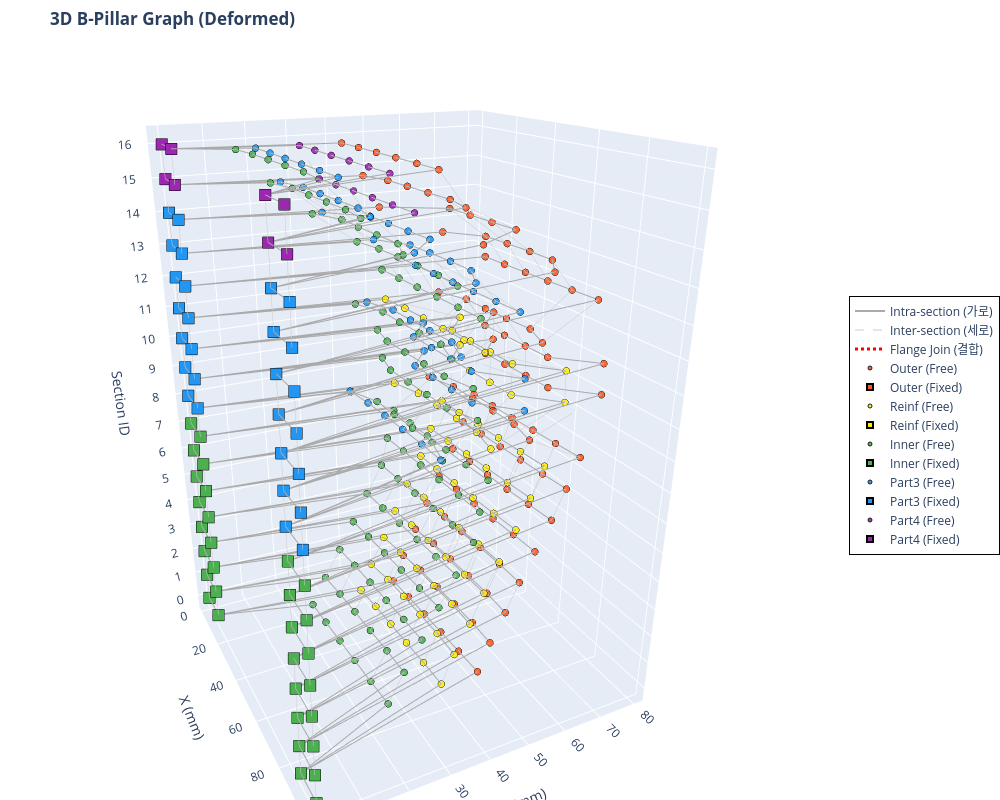

The cell this chart's notebook holds for it:
### Code cell
import plotly.graph_objects as go
import numpy as np

def visualize_bpillar_plotly_deformed(x_tensor, deformed_x_tensor, edge_index_tensor, edge_attr_tensor, num_sections):
    # 텐서를 Numpy 배열로 변환
    x_np = x_tensor.cpu().numpy()
    deformed_x_np = deformed_x_tensor.cpu().numpy()
    ei_np = edge_index_tensor.cpu().numpy()
    ea_np = edge_attr_tensor.cpu().numpy()

    # 파트별 색상 맵 (Plotly용 Hex 컬러)
    color_map = {0: '#FF5722', 1: '#FFEE00', 2: '#4CAF50', 3: '#2196F3', 4: '#9C27B0'}
    part_names = {0: 'Outer', 1: 'Reinf', 2: 'Inner', 3: 'Part3', 4: 'Part4'}

    fig = go.Figure()

    # ---------------------------------------------------------
    # 1. 엣지(Edge) 그리기 (None-interleaving 기법 적용)
    # ---------------------------------------------------------
    def add_edges(edge_type_val, color, width, dash_style, name):
        mask = (ea_np[:, 3] == edge_type_val)
        edges = ei_np[:, mask]
        
        # 선을 한 번에 그리기 위해 [x1, x2, None, x3, x4, None...] 형태로 리스트 구성
        x_lines, y_lines, z_lines = [], [], []
        for i in range(edges.shape[1]):
            u, v = edges[0, i], edges[1, i]
            x_lines.extend([deformed_x_np[u, 0], deformed_x_np[v, 0], None])
            y_lines.extend([deformed_x_np[u, 1], deformed_x_np[v, 1], None])
            z_lines.extend([x_np[u, 5], x_np[v, 5], None])
            
        if x_lines:  # 엣지가 존재할 경우만 trace 추가
            fig.add_trace(go.Scatter3d(
                x=x_lines, y=y_lines, z=z_lines,
                mode='lines',
                line=dict(color=color, width=width, dash=dash_style),
                hoverinfo='none',  # 엣지에는 마우스 오버 끄기 (노드에만 집중)
                name=name,
                showlegend=True
            ))

    # 엣지 타입별 추가
    add_edges(edge_type_val=0.0, color='#AAAAAA', width=2, dash_style='solid', name='Intra-section (가로)')
    add_edges(edge_type_val=1.0, color='#CCCCCC', width=1, dash_style='dash',  name='Inter-section (세로)')
    add_edges(edge_type_val=2.0, color='#FF0000', width=3, dash_style='dot',   name='Flange Join (결합)')

    # ---------------------------------------------------------
    # 2. 노드(Node) 그리기 (Part 및 Fixed/Free 상태별 분리)
    # ---------------------------------------------------------
    for part_id, color in color_map.items():
        is_fixed = (x_np[:, 2] > 0) | (x_np[:, 3] > 0)
        
        mask_free = (x_np[:, 4] == part_id) & ~is_fixed
        mask_fixed = (x_np[:, 4] == part_id) & is_fixed
        
        p_name = part_names.get(part_id, f'Part {part_id}')
        
        # Free 노드 (원형)
        if mask_free.any():
            fig.add_trace(go.Scatter3d(
                x=deformed_x_np[mask_free, 0], y=deformed_x_np[mask_free, 1], z=x_np[mask_free, 5],
                mode='markers',
                name=f'{p_name} (Free)',
                marker=dict(size=4, color=color, symbol='circle',
                            line=dict(color='black', width=1), opacity=0.9),
                hovertemplate=f'<b>{p_name}</b><br>X: %{{x:.2f}}<br>Y: %{{y:.2f}}<br>Section(Z): %{{z}}<extra></extra>'
            ))
            
        # Fixed 노드 (크고 네모난 마커)
        if mask_fixed.any():
            fig.add_trace(go.Scatter3d(
                x=deformed_x_np[mask_fixed, 0], y=deformed_x_np[mask_fixed, 1], z=x_np[mask_fixed, 5],
                mode='markers',
                name=f'{p_name} (Fixed)',
                marker=dict(size=6, color=color, symbol='square',
                            line=dict(color='black', width=2), opacity=1.0),
                hovertemplate=f'<b>{p_name} [FIXED]</b><br>X: %{{x:.2f}}<br>Y: %{{y:.2f}}<br>Section(Z): %{{z}}<extra></extra>'
            ))

    # ---------------------------------------------------------
    # 3. 레이아웃(Layout) 및 카메라 설정
    # ---------------------------------------------------------
    fig.update_layout(
        title="<b>3D B-Pillar Graph (Deformed)</b>",
        scene=dict(
            xaxis_title='X (mm)',
            yaxis_title='Y (mm)',
            zaxis_title='Section ID',
            zaxis=dict(tickmode='linear', tick0=0, dtick=1), # Z축 눈금을 1단위로 표시
            aspectmode='manual',
            aspectratio=dict(x=1, y=1, z=1.5),  # Z축(높이) 비율을 약간 길게 설정
            camera=dict(eye=dict(x=2.0, y=-1.0, z=1.0)) # 초기 카메라 앵글
        ),
        width=1000,
        height=800,
        legend=dict(
            x=1.05, y=0.5,
            bgcolor='rgba(255, 255, 255, 0.8)',
            bordercolor='Black',
            borderwidth=1
        ),
        margin=dict(l=0, r=0, b=0, t=50) # 여백 최소화
    )

    fig.show()

# 함수 실행 (앞서 생성하신 x, edge_index, edge_attr 텐서를 그대로 넣으시면 됩니다)
visualize_bpillar_plotly_deformed(x, info['new_coords'], edge_index, edge_attr, num_sections)

print("📌 마우스 조작 방법:")
print("   • 마우스 좌클릭 드래그: 3D 회전")
print("   • 마우스 우클릭 드래그: 이동 (Pan)")
print("   • 마우스 휠: 확대/축소") 
print("   • 점 위에 마우스 올리기: 좌표 및 파트 상세 정보 표시")
print("   • 우측 범례(Legend) 클릭: 해당 파트/엣지 표시 또는 숨김")

### Figure 1 — Plotly figure (JSON) as saved in the notebook; plotly's stock layout.template omitted (floating-point values rounded to 4 significant figures; data arrays with more than 128 entries replaced by an {"elided": "..."} marker saying what was removed)
{"data": [{"hoverinfo": "none", "line": {"color": "#AAAAAA", "dash": "solid", "width": 2}, "mode": "lines", "name": "Intra-section (가로)", "showlegend": true, "type": "scatter3d", "x": {"elided": "3078 float values"}, "y": {"elided": "3078 float values"}, "z": {"elided": "3078 int values"}}, {"hoverinfo": "none", "line": {"color": "#CCCCCC", "dash": "dash", "width": 1}, "mode": "lines", "name": "Inter-section (세로)", "showlegend": true, "type": "scatter3d", "x": {"elided": "3120 float values"}, "y": {"elided": "3120 float values"}, "z": {"elided": "3120 int values"}}, {"hoverinfo": "none", "line": {"color": "#FF0000", "dash": "dot", "width": 3}, "mode": "lines", "name": "Flange Join (결합)", "showlegend": true, "type": "scatter3d", "x": {"elided": "828 int values"}, "y": {"elided": "828 int values"}, "z": {"elided": "828 int values"}}, {"hovertemplate": "<b>Outer</b><br>X: %{x:.2f}<br>Y: %{y:.2f}<br>Section(Z): %{z}<extra></extra>", "marker": {"color": "#FF5722", "line": {"color": "black", "width": 1}, "opacity": 0.9, "size": 4, "symbol": "circle"}, "mode": "markers", "name": "Outer (Free)", "type": "scatter3d", "x": [19.1, 30.17, 41.27, 52.37, 63.47, 74.59, 19.03, 30.13, 41.23, 52.33, 63.44, 74.55, 19.02, 30.11, 41.21, 52.31, 63.42, 74.53, 19.0, 30.09, 41.19, 52.29, 63.39, 74.49, 19.0, 30.08, 41.17, 52.26, 63.36, 74.47, 19.02, 30.09, 41.18, 52.28, 63.38, 74.49, 19.07, 30.16, 41.25, 52.34, 63.45, 74.56, 19.15, 30.22, 41.31, 52.41, 63.51, 74.62, 19.15, 30.24, 41.34, 52.44, 63.53, 74.65, 19.37, 30.27, 41.36, 52.46, 63.55, 74.85, 19.35, 30.2, 41.29, 52.38, 63.47, 74.83, 19.32, 30.19, 41.28, 52.37, 63.46, 74.82, 19.02, 30.11, 41.21, 52.3, 63.39, 74.48, 19.1, 30.27, 41.35, 52.45, 63.57, 74.63, 19.33, 30.35, 41.45, 52.55, 63.65, 74.73, 19.42, 30.41, 41.48, 52.56, 63.65, 74.82, 19.85, 30.91, 42.0, 53.09, 64.18, 75.31], "y": [48.91, 49.28, 49.51, 49.71, 49.97, 50.19, 52.16, 53.02, 53.32, 53.54, 53.68, 53.43, 56.01, 56.9, 57.25, 57.49, 57.66, 57.43, 59.52, 60.21, 60.51, 60.76, 61.03, 61.01, 63.26, 63.72, 63.97, 64.26, 64.66, 64.94, 67.38, 67.57, 67.77, 68.08, 68.55, 69.07, 70.41, 70.79, 71.19, 71.6, 72.08, 72.66, 73.59, 73.91, 74.31, 74.73, 75.23, 75.89, 59.72, 61.95, 62.45, 62.79, 63.0, 61.27, 78.84, 71.12, 71.35, 71.57, 71.81, 80.24, 78.66, 70.69, 70.87, 71.05, 71.22, 80.04, 62.07, 65.05, 65.14, 65.41, 65.96, 62.96, 75.59, 75.79, 76.03, 76.32, 76.7, 77.14, 63.02, 69.91, 70.41, 70.73, 70.64, 65.06, 45.78, 59.81, 60.08, 60.37, 60.8, 47.45, 41.71, 43.8, 44.2, 44.51, 44.8, 43.21, 36.47, 36.67, 36.78, 36.9, 37.04, 37.01], "z": [0.0, 0.0, 0.0, 0.0, 0.0, 0.0, 1.0, 1.0, 1.0, 1.0, 1.0, 1.0, 2.0, 2.0, 2.0, 2.0, 2.0, 2.0, 3.0, 3.0, 3.0, 3.0, 3.0, 3.0, 4.0, 4.0, 4.0, 4.0, 4.0, 4.0, 5.0, 5.0, 5.0, 5.0, 5.0, 5.0, 6.0, 6.0, 6.0, 6.0, 6.0, 6.0, 7.0, 7.0, 7.0, 7.0, 7.0, 7.0, 8.0, 8.0, 8.0, 8.0, 8.0, 8.0, 9.0, 9.0, 9.0, 9.0, 9.0, 9.0, 10.0, 10.0, 10.0, 10.0, 10.0, 10.0, 11.0, 11.0, 11.0, 11.0, 11.0, 11.0, 12.0, 12.0, 12.0, 12.0, 12.0, 12.0, 13.0, 13.0, 13.0, 13.0, 13.0, 13.0, 14.0, 14.0, 14.0, 14.0, 14.0, 14.0, 15.0, 15.0, 15.0, 15.0, 15.0, 15.0, 16.0, 16.0, 16.0, 16.0, 16.0, 16.0]}, {"hovertemplate": "<b>Outer [FIXED]</b><br>X: %{x:.2f}<br>Y: %{y:.2f}<br>Section(Z): %{z}<extra></extra>", "marker": {"color": "#FF5722", "line": {"color": "black", "width": 2}, "opacity": 1, "size": 6, "symbol": "square"}, "mode": "markers", "name": "Outer (Fixed)", "type": "scatter3d", "x": [0.0, 11.11, 88.89, 100.0, 0.0, 11.11, 88.89, 100.0, 0.0, 11.11, 88.89, 100.0, 0.0, 11.11, 88.89, 100.0, 0.0, 11.11, 88.89, 100.0, 0.0, 11.11, 88.89, 100.0, 0.0, 11.11, 88.89, 100.0, 0.0, 11.11, 88.89, 100.0, 0.0, 11.11, 88.89, 100.0, 0.0, 11.11, 88.89, 100.0, 0.0, 11.11, 88.89, 100.0, 0.0, 11.11, 88.89, 100.0, 0.0, 11.11, 88.89, 100.0, 0.0, 11.11, 88.89, 100.0, 0.0, 11.11, 88.89, 100.0, 0.0, 11.11, 88.89, 100.0, 0.0, 11.11, 88.89, 100.0], "y": [0.0, 0.0, 0.0, 0.0, 0.0, 0.0, 0.0, 0.0, 0.0, 0.0, 0.0, 0.0, 0.0, 0.0, 0.0, 0.0, 0.0, 0.0, 0.0, 0.0, 0.0, 0.0, 0.0, 0.0, 0.0, 0.0, 0.0, 0.0, 0.0, 0.0, 0.0, 0.0, 0.0, 0.0, 0.0, 0.0, 0.0, 0.0, 0.0, 0.0, 0.0, 0.0, 0.0, 0.0, 0.0, 0.0, 0.0, 0.0, 0.0, 0.0, 0.0, 0.0, 0.0, 0.0, 0.0, 0.0, 0.0, 0.0, 0.0, 0.0, 0.0, 0.0, 0.0, 0.0, 0.0, 0.0, 0.0, 0.0], "z": [0.0, 0.0, 0.0, 0.0, 1.0, 1.0, 1.0, 1.0, 2.0, 2.0, 2.0, 2.0, 3.0, 3.0, 3.0, 3.0, 4.0, 4.0, 4.0, 4.0, 5.0, 5.0, 5.0, 5.0, 6.0, 6.0, 6.0, 6.0, 7.0, 7.0, 7.0, 7.0, 8.0, 8.0, 8.0, 8.0, 9.0, 9.0, 9.0, 9.0, 10.0, 10.0, 10.0, 10.0, 11.0, 11.0, 11.0, 11.0, 12.0, 12.0, 12.0, 12.0, 13.0, 13.0, 13.0, 13.0, 14.0, 14.0, 14.0, 14.0, 15.0, 15.0, 15.0, 15.0, 16.0, 16.0, 16.0, 16.0]}, {"hovertemplate": "<b>Reinf</b><br>X: %{x:.2f}<br>Y: %{y:.2f}<br>Section(Z): %{z}<extra></extra>", "marker": {"color": "#FFEE00", "line": {"color": "black", "width": 1}, "opacity": 0.9, "size": 4, "symbol": "circle"}, "mode": "markers", "name": "Reinf (Free)", "type": "scatter3d", "x": [19.1, 30.18, 41.27, 52.37, 63.48, 74.59, 19.03, 30.13, 41.24, 52.34, 63.45, 74.56, 19.03, 30.12, 41.22, 52.32, 63.42, 74.53, 19.01, 30.1, 41.19, 52.29, 63.4, 74.5, 19.01, 30.09, 41.18, 52.27, 63.37, 74.48, 19.02, 30.1, 41.19, 52.29, 63.39, 74.49, 19.08, 30.16, 41.25, 52.35, 63.46, 74.56, 19.15, 30.23, 41.32, 52.42, 63.52, 74.63, 19.15, 30.24, 41.34, 52.44, 63.53, 74.66, 19.37, 30.27, 41.37, 52.46, 63.55, 74.85, 19.34, 30.27, 41.36, 52.45, 63.54, 74.82, 19.09, 30.21, 41.31, 52.41, 63.51, 74.61], "y": [38.86, 39.31, 39.53, 39.73, 39.97, 40.12, 42.21, 43.07, 43.37, 43.59, 43.73, 43.49, 46.12, 46.91, 47.23, 47.48, 47.67, 47.53, 49.61, 50.21, 50.5, 50.76, 51.05, 51.12, 53.32, 53.75, 54.01, 54.31, 54.71, 55.0, 57.43, 57.63, 57.84, 58.15, 58.61, 59.1, 60.4, 60.79, 61.19, 61.61, 62.08, 62.65, 63.58, 63.9, 64.31, 64.73, 65.22, 65.88, 49.66, 51.9, 52.39, 52.73, 52.95, 51.2, 68.67, 61.08, 61.31, 61.54, 61.77, 70.05, 68.45, 61.16, 61.25, 61.43, 61.67, 69.82, 47.27, 48.14, 48.48, 48.74, 48.97, 48.88], "z": [0.0, 0.0, 0.0, 0.0, 0.0, 0.0, 1.0, 1.0, 1.0, 1.0, 1.0, 1.0, 2.0, 2.0, 2.0, 2.0, 2.0, 2.0, 3.0, 3.0, 3.0, 3.0, 3.0, 3.0, 4.0, 4.0, 4.0, 4.0, 4.0, 4.0, 5.0, 5.0, 5.0, 5.0, 5.0, 5.0, 6.0, 6.0, 6.0, 6.0, 6.0, 6.0, 7.0, 7.0, 7.0, 7.0, 7.0, 7.0, 8.0, 8.0, 8.0, 8.0, 8.0, 8.0, 9.0, 9.0, 9.0, 9.0, 9.0, 9.0, 10.0, 10.0, 10.0, 10.0, 10.0, 10.0, 11.0, 11.0, 11.0, 11.0, 11.0, 11.0]}, {"hovertemplate": "<b>Reinf [FIXED]</b><br>X: %{x:.2f}<br>Y: %{y:.2f}<br>Section(Z): %{z}<extra></extra>", "marker": {"color": "#FFEE00", "line": {"color": "black", "width": 2}, "opacity": 1, "size": 6, "symbol": "square"}, "mode": "markers", "name": "Reinf (Fixed)", "type": "scatter3d", "x": [0.0, 11.11, 88.89, 100.0, 0.0, 11.11, 88.89, 100.0, 0.0, 11.11, 88.89, 100.0, 0.0, 11.11, 88.89, 100.0, 0.0, 11.11, 88.89, 100.0, 0.0, 11.11, 88.89, 100.0, 0.0, 11.11, 88.89, 100.0, 0.0, 11.11, 88.89, 100.0, 0.0, 11.11, 88.89, 100.0, 0.0, 11.11, 88.89, 100.0, 0.0, 11.11, 88.89, 100.0, 0.0, 11.11, 88.89, 100.0], "y": [0.0, 0.0, 0.0, 0.0, 0.0, 0.0, 0.0, 0.0, 0.0, 0.0, 0.0, 0.0, 0.0, 0.0, 0.0, 0.0, 0.0, 0.0, 0.0, 0.0, 0.0, 0.0, 0.0, 0.0, 0.0, 0.0, 0.0, 0.0, 0.0, 0.0, 0.0, 0.0, 0.0, 0.0, 0.0, 0.0, 0.0, 0.0, 0.0, 0.0, 0.0, 0.0, 0.0, 0.0, 0.0, 0.0, 0.0, 0.0], "z": [0.0, 0.0, 0.0, 0.0, 1.0, 1.0, 1.0, 1.0, 2.0, 2.0, 2.0, 2.0, 3.0, 3.0, 3.0, 3.0, 4.0, 4.0, 4.0, 4.0, 5.0, 5.0, 5.0, 5.0, 6.0, 6.0, 6.0, 6.0, 7.0, 7.0, 7.0, 7.0, 8.0, 8.0, 8.0, 8.0, 9.0, 9.0, 9.0, 9.0, 10.0, 10.0, 10.0, 10.0, 11.0, 11.0, 11.0, 11.0]}, {"hovertemplate": "<b>Inner</b><br>X: %{x:.2f}<br>Y: %{y:.2f}<br>Section(Z): %{z}<extra></extra>", "marker": {"color": "#4CAF50", "line": {"color": "black", "width": 1}, "opacity": 0.9, "size": 4, "symbol": "circle"}, "mode": "markers", "name": "Inner (Free)", "type": "scatter3d", "x": [19.72, 30.81, 41.91, 53.02, 64.12, 75.24, 19.62, 30.71, 41.8, 52.9, 64.0, 75.11, 19.48, 30.57, 41.66, 52.76, 63.85, 74.96, 19.37, 30.45, 41.55, 52.64, 63.74, 74.85, 19.36, 30.44, 41.54, 52.64, 63.74, 74.85, 19.42, 30.51, 41.6, 52.7, 63.79, 74.9, 19.4, 30.49, 41.59, 52.68, 63.78, 74.89, 19.38, 30.48, 41.58, 52.67, 63.77, 74.88, 19.56, 30.55, 41.65, 52.75, 63.84, 75.08, 19.26, 30.35, 41.44, 52.53, 63.62, 74.71, 19.21, 30.24, 41.32, 52.42, 63.5, 74.65, 19.69, 30.55, 41.64, 52.74, 63.83, 75.18, 19.2, 30.3, 41.4, 52.49, 63.58, 74.68, 19.63, 30.62, 41.69, 52.77, 63.87, 75.05, 19.86, 30.97, 42.06, 53.16, 64.27, 75.37, 19.66, 30.77, 41.87, 52.98, 64.09, 75.18, 20.19, 31.22, 42.3, 53.38, 64.46, 75.61], "y": [24.34, 24.54, 24.8, 25.05, 25.32, 25.73, 28.33, 28.86, 29.2, 29.49, 29.77, 29.93, 32.8, 33.29, 33.64, 33.97, 34.31, 34.58, 37.04, 37.48, 37.82, 38.17, 38.58, 38.92, 41.21, 41.67, 42.05, 42.44, 42.88, 43.28, 45.57, 46.01, 46.39, 46.75, 47.13, 47.55, 47.33, 47.65, 47.95, 48.23, 48.52, 48.88, 49.25, 49.45, 49.7, 49.98, 50.28, 50.75, 37.33, 40.44, 40.72, 41.04, 41.38, 39.04, 46.19, 44.21, 44.49, 44.77, 45.09, 47.56, 44.96, 43.39, 43.68, 43.97, 44.29, 46.26, 38.96, 42.21, 42.23, 42.57, 43.16, 40.73, 46.31, 46.57, 46.79, 47.01, 47.24, 47.51, 39.79, 41.34, 41.8, 42.11, 42.27, 41.72, 28.79, 32.27, 32.32, 32.49, 32.94, 29.62, 19.35, 21.13, 21.47, 21.75, 22.03, 21.21, 11.95, 12.85, 13.19, 13.51, 13.85, 13.28], "z": [0.0, 0.0, 0.0, 0.0, 0.0, 0.0, 1.0, 1.0, 1.0, 1.0, 1.0, 1.0, 2.0, 2.0, 2.0, 2.0, 2.0, 2.0, 3.0, 3.0, 3.0, 3.0, 3.0, 3.0, 4.0, 4.0, 4.0, 4.0, 4.0, 4.0, 5.0, 5.0, 5.0, 5.0, 5.0, 5.0, 6.0, 6.0, 6.0, 6.0, 6.0, 6.0, 7.0, 7.0, 7.0, 7.0, 7.0, 7.0, 8.0, 8.0, 8.0, 8.0, 8.0, 8.0, 9.0, 9.0, 9.0, 9.0, 9.0, 9.0, 10.0, 10.0, 10.0, 10.0, 10.0, 10.0, 11.0, 11.0, 11.0, 11.0, 11.0, 11.0, 12.0, 12.0, 12.0, 12.0, 12.0, 12.0, 13.0, 13.0, 13.0, 13.0, 13.0, 13.0, 14.0, 14.0, 14.0, 14.0, 14.0, 14.0, 15.0, 15.0, 15.0, 15.0, 15.0, 15.0, 16.0, 16.0, 16.0, 16.0, 16.0, 16.0]}, {"hovertemplate": "<b>Inner [FIXED]</b><br>X: %{x:.2f}<br>Y: %{y:.2f}<br>Section(Z): %{z}<extra></extra>", "marker": {"color": "#4CAF50", "line": {"color": "black", "width": 2}, "opacity": 1, "size": 6, "symbol": "square"}, "mode": "markers", "name": "Inner (Fixed)", "type": "scatter3d", "x": [0.0, 11.11, 88.89, 100.0, 0.0, 11.11, 88.89, 100.0, 0.0, 11.11, 88.89, 100.0, 0.0, 11.11, 88.89, 100.0, 0.0, 11.11, 88.89, 100.0, 0.0, 11.11, 88.89, 100.0, 0.0, 11.11, 88.89, 100.0, 0.0, 11.11, 88.89, 100.0, 0.0, 11.11, 88.89, 100.0, 0.0, 11.11, 88.89, 100.0, 0.0, 11.11, 88.89, 100.0, 0.0, 11.11, 88.89, 100.0, 0.0, 11.11, 88.89, 100.0, 0.0, 11.11, 88.89, 100.0, 0.0, 11.11, 88.89, 100.0, 0.0, 11.11, 88.89, 100.0, 0.0, 11.11, 88.89, 100.0], "y": [0.0, 0.0, 0.0, 0.0, 0.0, 0.0, 0.0, 0.0, 0.0, 0.0, 0.0, 0.0, 0.0, 0.0, 0.0, 0.0, 0.0, 0.0, 0.0, 0.0, 0.0, 0.0, 0.0, 0.0, 0.0, 0.0, 0.0, 0.0, 0.0, 0.0, 0.0, 0.0, 0.0, 0.0, 0.0, 0.0, 0.0, 0.0, 0.0, 0.0, 0.0, 0.0, 0.0, 0.0, 0.0, 0.0, 0.0, 0.0, 0.0, 0.0, 0.0, 0.0, 0.0, 0.0, 0.0, 0.0, 0.0, 0.0, 0.0, 0.0, 0.0, 0.0, 0.0, 0.0, 0.0, 0.0, 0.0, 0.0], "z": [0.0, 0.0, 0.0, 0.0, 1.0, 1.0, 1.0, 1.0, 2.0, 2.0, 2.0, 2.0, 3.0, 3.0, 3.0, 3.0, 4.0, 4.0, 4.0, 4.0, 5.0, 5.0, 5.0, 5.0, 6.0, 6.0, 6.0, 6.0, 7.0, 7.0, 7.0, 7.0, 8.0, 8.0, 8.0, 8.0, 9.0, 9.0, 9.0, 9.0, 10.0, 10.0, 10.0, 10.0, 11.0, 11.0, 11.0, 11.0, 12.0, 12.0, 12.0, 12.0, 13.0, 13.0, 13.0, 13.0, 14.0, 14.0, 14.0, 14.0, 15.0, 15.0, 15.0, 15.0, 16.0, 16.0, 16.0, 16.0]}, {"hovertemplate": "<b>Part3</b><br>X: %{x:.2f}<br>Y: %{y:.2f}<br>Section(Z): %{z}<extra></extra>", "marker": {"color": "#2196F3", "line": {"color": "black", "width": 1}, "opacity": 0.9, "size": 4, "symbol": "circle"}, "mode": "markers", "name": "Part3 (Free)", "type": "scatter3d", "x": [19.09, 30.22, 41.31, 52.41, 63.52, 74.61, 19.35, 30.27, 41.36, 52.46, 63.54, 74.83, 19.37, 30.21, 41.3, 52.39, 63.48, 74.84, 19.32, 30.2, 41.29, 52.38, 63.47, 74.82, 19.02, 30.12, 41.21, 52.3, 63.39, 74.48, 19.13, 30.29, 41.37, 52.47, 63.58, 74.65, 19.17, 30.36, 41.46, 52.56, 63.66, 74.65, 19.43, 30.43, 41.5, 52.58, 63.67, 74.83, 19.85, 30.92, 42.01, 53.1, 64.2, 75.31], "y": [37.2, 38.07, 38.4, 38.67, 38.9, 38.83, 58.01, 50.94, 51.08, 51.27, 51.49, 59.38, 57.69, 50.52, 50.7, 50.89, 51.08, 59.0, 42.16, 45.03, 45.11, 45.39, 45.96, 43.05, 55.56, 55.82, 56.07, 56.36, 56.71, 57.09, 44.27, 49.43, 49.91, 50.22, 50.19, 46.06, 31.37, 39.33, 39.64, 39.93, 40.33, 32.29, 21.75, 23.72, 24.1, 24.42, 24.74, 23.27, 16.46, 16.68, 16.79, 16.91, 17.05, 17.0], "z": [8.0, 8.0, 8.0, 8.0, 8.0, 8.0, 9.0, 9.0, 9.0, 9.0, 9.0, 9.0, 10.0, 10.0, 10.0, 10.0, 10.0, 10.0, 11.0, 11.0, 11.0, 11.0, 11.0, 11.0, 12.0, 12.0, 12.0, 12.0, 12.0, 12.0, 13.0, 13.0, 13.0, 13.0, 13.0, 13.0, 14.0, 14.0, 14.0, 14.0, 14.0, 14.0, 15.0, 15.0, 15.0, 15.0, 15.0, 15.0, 16.0, 16.0, 16.0, 16.0, 16.0, 16.0]}, {"hovertemplate": "<b>Part3 [FIXED]</b><br>X: %{x:.2f}<br>Y: %{y:.2f}<br>Section(Z): %{z}<extra></extra>", "marker": {"color": "#2196F3", "line": {"color": "black", "width": 2}, "opacity": 1, "size": 6, "symbol": "square"}, "mode": "markers", "name": "Part3 (Fixed)", "type": "scatter3d", "x": [0.0, 11.11, 88.89, 100.0, 0.0, 11.11, 88.89, 100.0, 0.0, 11.11, 88.89, 100.0, 0.0, 11.11, 88.89, 100.0, 0.0, 11.11, 88.89, 100.0, 0.0, 11.11, 88.89, 100.0, 0.0, 11.11, 88.89, 100.0, 0.0, 11.11, 88.89, 100.0, 0.0, 11.11, 88.89, 100.0], "y": [0.0, 0.0, 0.0, 0.0, 0.0, 0.0, 0.0, 0.0, 0.0, 0.0, 0.0, 0.0, 0.0, 0.0, 0.0, 0.0, 0.0, 0.0, 0.0, 0.0, 0.0, 0.0, 0.0, 0.0, 0.0, 0.0, 0.0, 0.0, 0.0, 0.0, 0.0, 0.0, 0.0, 0.0, 0.0, 0.0], "z": [8.0, 8.0, 8.0, 8.0, 9.0, 9.0, 9.0, 9.0, 10.0, 10.0, 10.0, 10.0, 11.0, 11.0, 11.0, 11.0, 12.0, 12.0, 12.0, 12.0, 13.0, 13.0, 13.0, 13.0, 14.0, 14.0, 14.0, 14.0, 15.0, 15.0, 15.0, 15.0, 16.0, 16.0, 16.0, 16.0]}, {"hovertemplate": "<b>Part4</b><br>X: %{x:.2f}<br>Y: %{y:.2f}<br>Section(Z): %{z}<extra></extra>", "marker": {"color": "#9C27B0", "line": {"color": "black", "width": 1}, "opacity": 0.9, "size": 4, "symbol": "circle"}, "mode": "markers", "name": "Part4 (Free)", "type": "scatter3d", "x": [19.44, 30.51, 41.59, 52.67, 63.76, 74.85, 19.85, 30.91, 42.01, 53.1, 64.19, 75.31], "y": [30.92, 31.26, 31.56, 31.81, 31.99, 32.23, 26.46, 26.58, 26.67, 26.78, 26.91, 26.99], "z": [15.0, 15.0, 15.0, 15.0, 15.0, 15.0, 16.0, 16.0, 16.0, 16.0, 16.0, 16.0]}, {"hovertemplate": "<b>Part4 [FIXED]</b><br>X: %{x:.2f}<br>Y: %{y:.2f}<br>Section(Z): %{z}<extra></extra>", "marker": {"color": "#9C27B0", "line": {"color": "black", "width": 2}, "opacity": 1, "size": 6, "symbol": "square"}, "mode": "markers", "name": "Part4 (Fixed)", "type": "scatter3d", "x": [0.0, 11.11, 88.89, 100.0, 0.0, 11.11, 88.89, 100.0], "y": [0.0, 0.0, 0.0, 0.0, 0.0, 0.0, 0.0, 0.0], "z": [15.0, 15.0, 15.0, 15.0, 16.0, 16.0, 16.0, 16.0]}], "layout": {"height": 800, "legend": {"bgcolor": "rgba(255, 255, 255, 0.8)", "bordercolor": "Black", "borderwidth": 1, "x": 1.05, "y": 0.5}, "margin": {"b": 0, "l": 0, "r": 0, "t": 50}, "scene": {"aspectmode": "manual", "aspectratio": {"x": 1, "y": 1, "z": 1.5}, "camera": {"eye": {"x": 2, "y": -1, "z": 1}}, "xaxis": {"title": {"text": "X (mm)"}}, "yaxis": {"title": {"text": "Y (mm)"}}, "zaxis": {"dtick": 1, "tick0": 0, "tickmode": "linear", "title": {"text": "Section ID"}}}, "title": {"text": "<b>3D B-Pillar Graph (Deformed)</b>"}, "width": 1000}}
